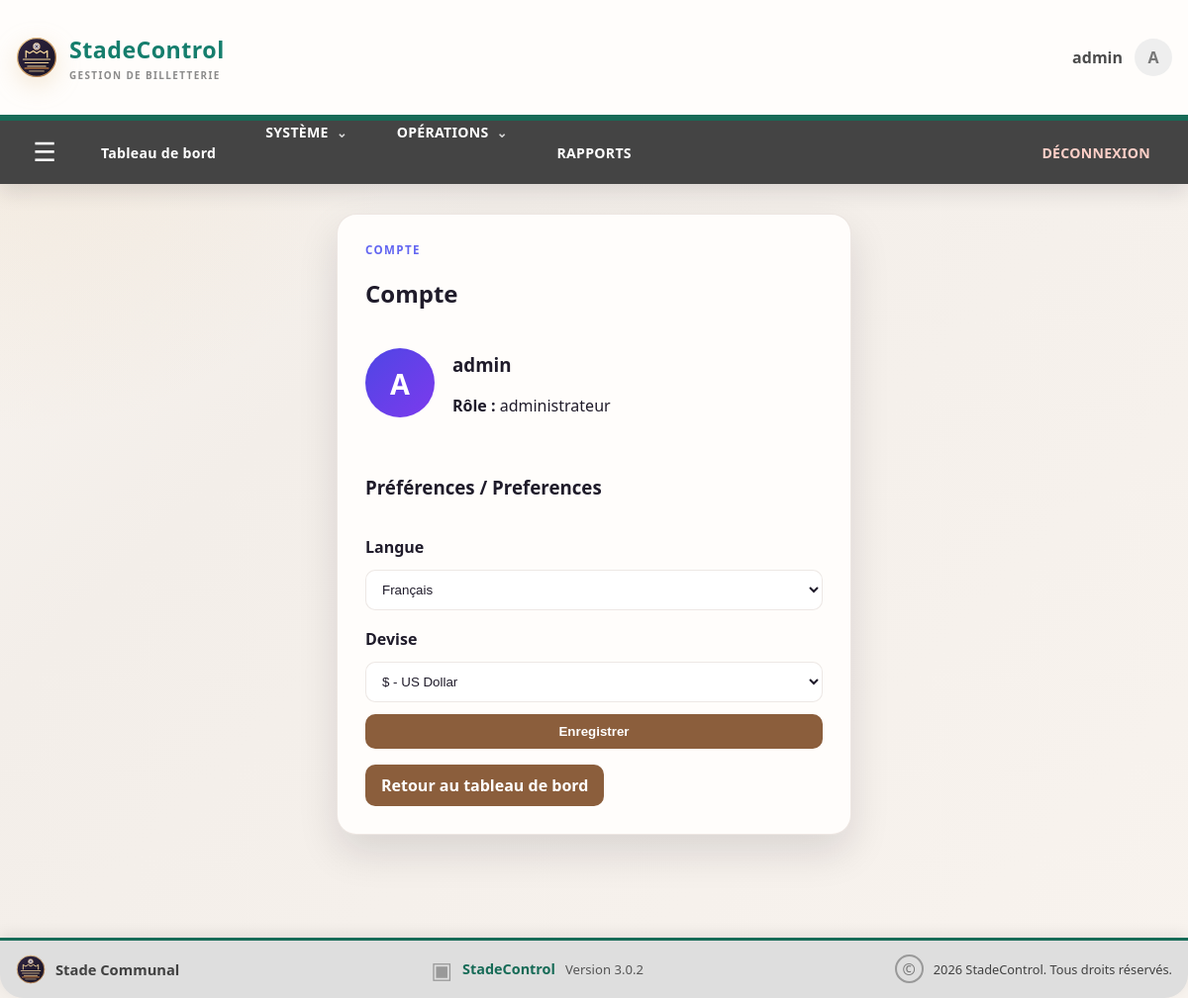
Page /account (signed in) on the earlier database version.
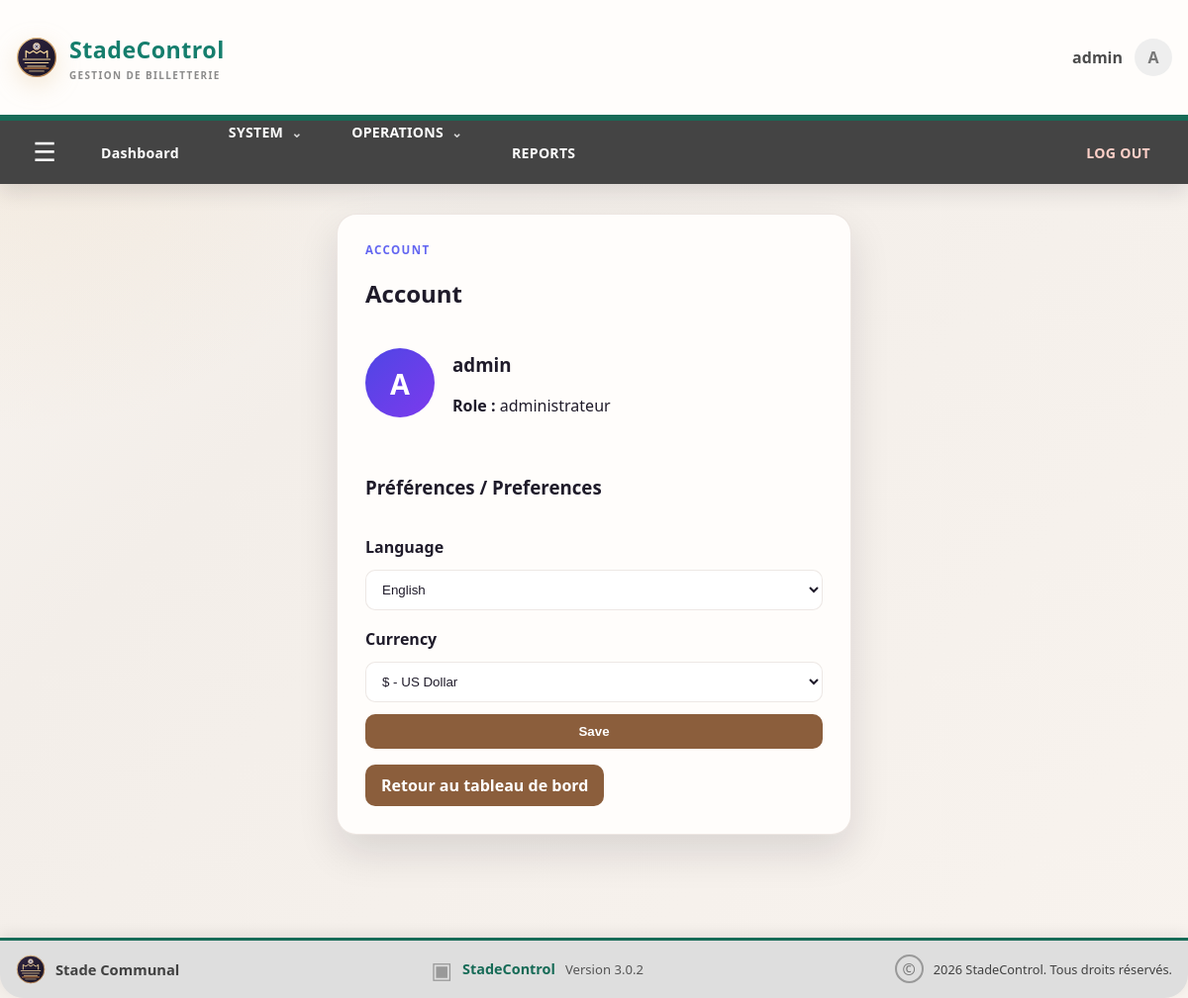
Same page on the later database version.
### app.py (models this page shows)
class User(db.Model):
    id = db.Column(db.Integer, primary_key=True)
    username = db.Column(db.String(80), unique=True, nullable=False)
    password = db.Column(db.String(200), nullable=False)
    role = db.Column(db.String(50), default="admin")
    language = db.Column(db.String(5), default="fr")
    currency = db.Column(db.String(5), default="FC")
    photo = db.Column(db.Text, nullable=True)
    active = db.Column(db.Boolean, nullable=False, default=True)
    email = db.Column(db.String(150), nullable=False, default="")
    telephone = db.Column(db.String(30), nullable=False, default="")

### app.py (the view, shortened to what this page needs)
@app.route("/account", methods=["GET", "POST"])
@login_required
def account():
    user = User.query.get(session["user_id"])
    return render_template("account.html", user=user)

### app.py (called while the page is built)
def current_language():
    return session.get("language", "fr") if session.get("language", "fr") in TRANSLATIONS else "fr"

def translate(key):
    return TRANSLATIONS[current_language()].get(key, key)

def current_currency():
    return session.get("currency", "FC") if session.get("currency", "FC") in ("FC", "USD") else "FC"

@app.context_processor
def inject_preferences():
    return {
        "_": translate,
        "money": money,
        "current_currency": current_currency(),
        "current_language": current_language(),
    }

@app.before_request
def enforce_session_timeout():
    if "user_id" not in session or request.endpoint in {"login", "static"}:
        return None
    now = time.time()
    last_activity = session.get("last_activity", now)
    if now - last_activity >= app.config["SESSION_TIMEOUT_SECONDS"]:
        session.clear()
        flash("Votre session a expiré après 2 minutes d’inactivité.", "warning")
        return redirect(url_for("login"))
    session["last_activity"] = now
    return None

def login_required(f):
    @wraps(f)
    def decorated_function(*args, **kwargs):
        if "user_id" not in session:
            return redirect(url_for("login"))
        return f(*args, **kwargs)
    return decorated_function

### templates/account.html (shortened to what this page needs)
{% extends "base.html" %}
{% block contenu %}
<section class="account-shell">
    <div class="card account-card">
        <p class="eyebrow">{{ _('account') }}</p>
        <h2>{{ _('account') }}</h2>
        <div class="account-profile">
            {% if user.photo %}
            <img src="{{ user.photo }}" class="avatar avatar-image" alt="Photo de {{ user.username }}">
            {% else %}
            <div class="avatar">{{ user.username[0]|upper }}</div>
            {% endif %}
            <div>
                <h3>{{ user.username }}</h3>
                <p><strong>{{ _('role') }} :</strong> {{ user.role }}</p>
            </div>
        </div>
        <form method="POST" class="preferences-form">
            <h3>Préférences / Preferences</h3>
            <label for="language">{{ _('language') }}</label>
            <select id="language" name="language">
                <option value="fr" {% if user.language == 'fr' %}selected{% endif %}>{{ _('french') }}</option>
                <option value="en" {% if user.language == 'en' %}selected{% endif %}>{{ _('english') }}</option>
            </select>
            <label for="currency">{{ _('currency') }}</label>
            <select id="currency" name="currency">
                <option value="USD" {% if user.currency == 'USD' %}selected{% endif %}>$ - US Dollar</option>
            </select>
            <button type="submit" class="primary-btn">{{ _('save') }}</button>
        </form>
        <div class="account-actions">
            <a href="{{ url_for('dashboard') }}" class="primary-btn">Retour au tableau de bord</a>
        </div>
    </div>
</section>
{% endblock %}

### templates/base.html (shortened to what this page needs)
<!DOCTYPE html>
<html lang="{{ current_language }}">
<head>
    <link rel="stylesheet" href="{{ url_for('static', filename='css/style.css') }}">
</head>
<body>
    {% if request.endpoint != 'login' %}
    <header class="site-header">
        <div class="container brandbar">
            <a href="{{ url_for('index') if not session.get('user_id') else url_for('dashboard') }}" class="brand" aria-label="StadeControl home">
                <img src="{{ url_for('static', filename='img/stade-communal-logo.svg') }}" alt="Logo Stade Communal" class="brand-logo">
                <span class="brand-text"><strong>StadeControl</strong><small>GESTION DE BILLETTERIE</small></span>
            </a>
            {% if session.get('user_id') %}
            <div class="header-user-area">
                <span>{{ session.get('username') }}</span>
                <a href="{{ url_for('account') }}" class="header-avatar">{{ session.get('username')[0]|upper }}</a>
            </div>
            {% else %}
            <a href="{{ url_for('login') }}" class="header-login">{{ _('login') }}</a>
            {% endif %}
        </div>
        {% if session.get('user_id') %}
        <nav class="top-menu">
            <div class="container top-menu-inner">
                <button class="menu-toggle" type="button" aria-label="Ouvrir le menu" onclick="document.body.classList.toggle('menu-open')">☰</button>
                <a class="top-menu-link" href="{{ url_for('dashboard') }}">{{ _('dashboard') }}</a>
                <details class="top-menu-group">
                    <summary>{{ _('SYSTÈME') }} <span>⌄</span></summary>
                </details>
                <details class="top-menu-group">
                    <summary>{{ _('OPÉRATIONS') }} <span>⌄</span></summary>
                </details>
                {% if session.get('user_role') in ['administrateur', 'auditeur'] %}
                <a class="top-menu-link" href="{{ url_for('rapports') }}">{{ _('reports')|upper }}</a>
                {% endif %}
                <a class="top-menu-link top-logout" href="{{ url_for('logout') }}">{{ _('DÉCONNEXION') }}</a>
            </div>
        </nav>
        {% endif %}
    </header>
    {% endif %}
    <main class="container main-content">
        {% block contenu %}{% endblock %}
    </main>
    {% if request.endpoint != 'login' %}
    <footer class="site-footer">
        <div class="container footer-content">
            <div class="footer-brand">
                <img src="{{ url_for('static', filename='img/stade-communal-logo.svg') }}" alt="Logo Stade Communal">
                <span>Stade Communal</span>
            </div>
            <div class="footer-product">
                <span class="footer-product-mark">▣</span>
                <strong>StadeControl</strong>
                <span>Version 3.0.2</span>
            </div>
            <div class="footer-legal">
                <span class="copyright-mark">©</span>
                <span>2026 StadeControl. Tous droits réservés.</span>
            </div>
        </div>
    </footer>
    {% endif %}
</body>
</html>

Differences in the rows shown:
changed User "admin": language "Français" → "English"
Other differences:
text no longer shown: "Tableau de bord SYSTÈME OPÉRATIONS RAPPORTS DÉCONNEXION COMPTE Compte Rôle Langue Devise Enregistrer"
text now shown: "Dashboard SYSTEM OPERATIONS REPORTS LOG OUT ACCOUNT Account Role Language Currency Save"
